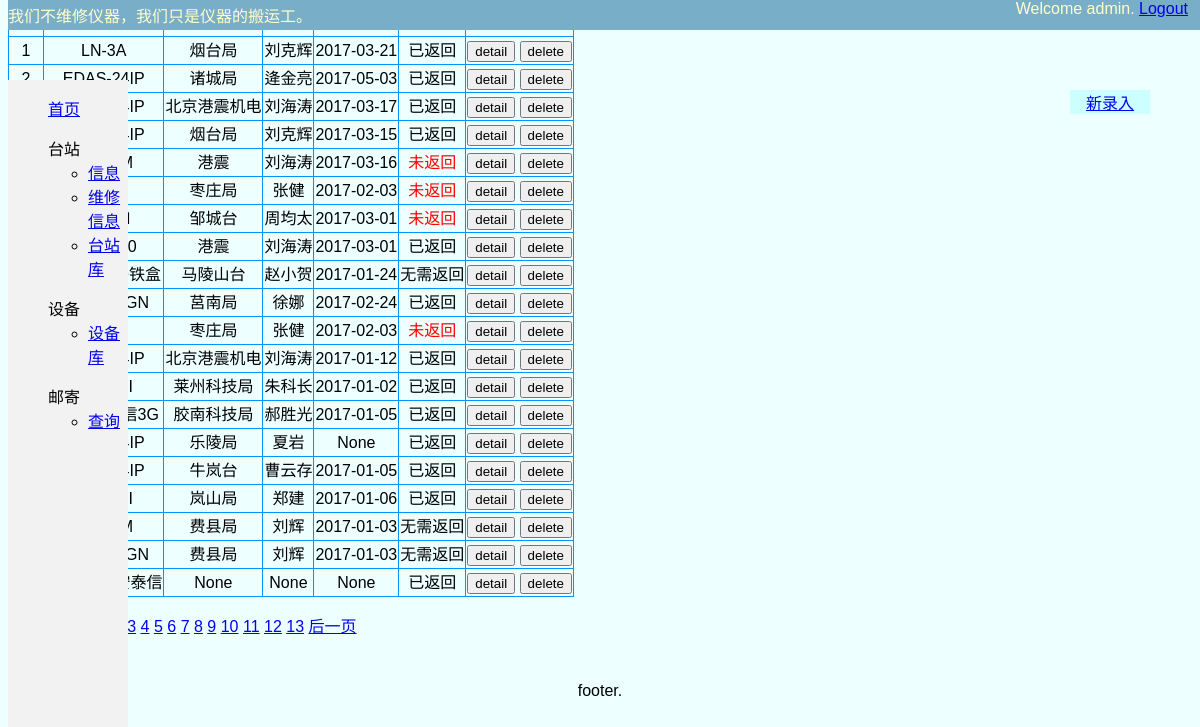
The app's page /manager/deleveryIndex/ (signed in) with its own data.
### manager/models.py (models this page shows, shortened)
class equip_delivery_record(models.Model):
    send_equip_type = models.ForeignKey('equip_type',null=True,blank=True,on_delete=models.CASCADE,related_name="寄出设备类型",verbose_name="寄出设备类型")
    serial_num = models.CharField(max_length=64,blank=True,verbose_name="序列号")
    number = models.IntegerField(default=1,null=True,blank=True,verbose_name="寄出数量")
    send_date = models.DateField(null=True,blank=True,verbose_name="发件时间")
    sender = models.CharField(max_length=32,choices=SENDER_CHOICES,blank=True,verbose_name="发件人")
    receiver_unit = models.CharField(max_length=32,blank=True,verbose_name="收件单位")
    receiver = models.CharField(max_length=32,blank=True,verbose_name="收件人")
    back_status = models.CharField(max_length=32,choices=BACK_STATUS,default='未返回',blank=True,verbose_name="返回状态")
    back_equip_type = models.ForeignKey('equip_type',null=True,blank=True,on_delete=models.CASCADE,related_name="寄回设备类型",verbose_name="寄回设备类型")
    back_serial_num = models.CharField(max_length=64,blank=True,verbose_name="寄回序列号")
    back_unit = models.CharField(max_length=32,blank=True,verbose_name="寄回单位")
    back_sender = models.CharField(max_length=32,blank=True,verbose_name="寄回人")
    back_receiver = models.CharField(max_length=32,choices=SENDER_CHOICES,blank=True,verbose_name="寄回接收人")
    back_date = models.DateField(null=True,blank=True,verbose_name="寄回日期")
    charge = models.FloatField(null=True,blank=True,verbose_name="维修收费")
    note = models.TextField(max_length=256,blank=True)
    class Meta:
        verbose_name = '设备寄出记录'
        verbose_name_plural = '设备寄出记录'

class equip_type(models.Model):
    model = models.CharField(max_length=32,blank=True)
    name = models.CharField(max_length=32,blank=True)
    manufacture = models.ForeignKey('equip_manu',on_delete=models.CASCADE,null=True,blank=True)
    note = models.TextField(max_length=256,default='',blank=True)
    class Meta:
        verbose_name = '设备类型'
        verbose_name_plural = '设备类型'
        ordering = ["model"]
    def __str__(self):
        return self.model

### manager/views.py (the view)
# urls.py: path(r'deleveryIndex/', views.DeleveryIndexView.as_view(), name='deleveryIndex'),
@method_decorator(login_required(login_url=('/manager/login')), name='dispatch')
class DeleveryIndexView(generic.ListView):
    model = equip_delivery_record
    context_object_name = 'delevery_list'
    template_name = 'manager/indexDelevery.html'
    paginate_by = 20
    ordering = '-send_date'
    district = 0
    mean = 0
    def get_context_data(self, **kwargs):
        context = super().get_context_data(**kwargs)
        context['districts'] = district.objects.all()
        context['measure_means'] = measure_means.objects.all()
        return context
    def get_queryset(self):
        filter_dict = self.request.GET.dict()
        print('filter:'+str(filter_dict))
        if 'csrfmiddlewaretoken' in filter_dict.keys():
            filter_dict.pop('csrfmiddlewaretoken')
        if 'page' in filter_dict.keys():
            filter_dict.pop('page')
        if 'search_word' in filter_dict.keys():
            search_word = filter_dict['search_word']
            filter_dict.pop('search_word')
            queryset = self.model.objects.filter(**filter_dict).filter(Q(receiver_unit__icontains=search_word))
        else:
            queryset = self.model.objects.filter(**filter_dict)
        return queryset

### manager/templates/manager/indexDelevery.html (shortened to what this page needs)
{% extends './base.html' %}
{% block floatBtn %}
<a href="javascript:;" onclick="newRecord('deleveryIndex')">新录入</a>
{% endblock %}
{% block main %}
<div>
<table id="dataTable">
    <thead>
    <tr>
    <th>序号</th><th>型号</th><th>接收单位</th><th>接收人</th><th>寄出日期</th><th>返回状态</th>
    </tr>
    <tbody>
    {% for record in delevery_list %}
    <tr>
    <td>{{ forloop.counter }}</td>
    <td>{{ record.send_equip_type }}</td>
    <td>{{ record.receiver_unit }}</td>
    <td>{{ record.receiver }}</td>
    <td>{{ record.send_date }}</td>
    <td class="backStatus">{{ record.back_status }}</td>
    <td><button onclick="edit({{ record.id }})">detail</button>
    <button onclick="deleteUnit({{ record.id }})" >delete</button></td>
    </tr>
    {% endfor %}
    </tbody>
</table>
</div>
{% include './paginator.html' %}
<a href="javascript:history.go(-1);">返回上一页</a>
{% endblock %}

### manager/templates/manager/base.html (shortened to what this page needs)
{% load static %}
<!DOCTYPE html>
<html lang="en">
<head>
    <link rel="stylesheet" type="text/css" href="{% static 'manager/my.css' %}" />
</head>
<body>
<header>
<div id="slogen">我们不维修仪器，我们只是仪器的搬运工。</div>
<div id="loginMenu">
{% if user.is_authenticated %}
<span>Welcome {{ user }}.</span>
<a href="{% url 'manager:logout' %}">Logout</a>
{% else %}
<a href="{% url 'manager:login' %}">Login</a>
{% endif %}
</div>
</header>
{% block body %}
{% if user.is_authenticated %}
<nav>
<div><ul>
       <label><a href="{% url 'manager:home' %}">首页</a></label>
</ul></div>
<div><ul>
        <label>台站</label>
        <ul>
            <li><a href="{% url 'manager:equipStatusIndex' %}">信息</a></li>
            <li><a href="{% url 'manager:equipMaintainIndex' %}">维修信息</a></li>
            <li><a href="{% url 'manager:stationIndex' %}">台站库</a></li>
        </ul>
</ul></div>
<div><ul>
        <label>设备</label>
        <ul>
             <li><a href="{% url 'manager:deviceIndex' %}">设备库</a></li>
        </ul>
</ul></div>
<div><ul>
        <label>邮寄</label>
        <ul>
             <li><a href="{% url 'manager:deleveryIndex' %}">查询</a></li>
        </ul>
</ul></div>
</nav>
{% endif %}
<div class="floatBtn">
{% block floatBtn %}{% endblock %}
</div>
<div class="main">
{% block main %}{% endblock %}
</div>
{% endblock %}
<footer>
footer.
</footer>
</body>
</html>

### manager/static/manager/my.css (style rules this page uses)
body { font-family: sans-serif; background-color: #EEFFFF; }
header { display: inline; width: 100%; height:30px; position:fixed; top:0; z-index:1; opacity:1; color: #ffc; background: #79aec8; }
#slogen { text-align: center; float: left; margin-top: 3px; }
#loginMenu { float: right; padding-right: 20px; }
nav { top:10%; width:120px; height: 100%; margin-left: 0; background-color:#f2f2f2; overflow: hidden; float: left; position:fixed; overflow-y: scroll; }
.floatBtn { position: fixed; width: 80px; top: 90px; right: 50px; background: #CCFFFF; text-align: center; }
.main { display: flex; flex-wrap: wrap; flex-direction: column; }
footer { clear:both; text-align:center; padding: 5px; }
table,table tr th, table tr td { border:1px solid #0094ff; }
table { min-height: 25px; line-height: 25px; text-align: center; border-collapse: collapse; padding:2px; }

### records on screen
equip_delivery_record: send_equip_type "LN-3A", receiver_unit "烟台局", receiver "刘克辉", send_date "2017-03-21", back_status "已返回"
equip_delivery_record: send_equip_type "EDAS-24IP", receiver_unit "诸城局", receiver "逄金亮", send_date "2017-05-03", back_status "已返回"
equip_delivery_record: receiver_unit "北京港震机电", receiver "刘海涛", send_date "2017-03-17", back_status "已返回"
equip_delivery_record: receiver_unit "烟台局", receiver "刘克辉", send_date "2017-03-15", back_status "已返回"
equip_delivery_record: receiver_unit "港震", receiver "刘海涛", send_date "2017-03-16", back_status "未返回"
equip_delivery_record: receiver_unit "枣庄局", receiver "张健", send_date "2017-02-03", back_status "未返回"
equip_delivery_record: receiver_unit "邹城台", receiver "周均太", send_date "2017-03-01", back_status "未返回"
equip_delivery_record: receiver_unit "港震", receiver "刘海涛", send_date "2017-03-01", back_status "已返回"
equip_delivery_record: receiver_unit "马陵山台", receiver "赵小贺", send_date "2017-01-24", back_status "无需返回"
equip_delivery_record: receiver_unit "莒南局", receiver "徐娜", send_date "2017-02-24", back_status "已返回"
equip_delivery_record: receiver_unit "枣庄局", receiver "张健", send_date "2017-02-03", back_status "未返回"
equip_delivery_record: receiver_unit "北京港震机电", receiver "刘海涛", send_date "2017-01-12", back_status "已返回"
equip_delivery_record: receiver_unit "莱州科技局", receiver "朱科长", send_date "2017-01-02", back_status "已返回"
equip_delivery_record: receiver_unit "胶南科技局", receiver "郝胜光", send_date "2017-01-05", back_status "已返回"
equip_delivery_record: receiver_unit "乐陵局", receiver "夏岩", send_date "None", back_status "已返回"
equip_delivery_record: receiver_unit "牛岚台", receiver "曹云存", send_date "2017-01-05", back_status "已返回"
equip_delivery_record: receiver_unit "岚山局", receiver "郑建", send_date "2017-01-06", back_status "已返回"
equip_delivery_record: receiver_unit "费县局", receiver "刘辉", send_date "2017-01-03", back_status "无需返回"
equip_delivery_record: receiver_unit "费县局", receiver "刘辉", send_date "2017-01-03", back_status "无需返回"
equip_delivery_record: receiver_unit "None", receiver "None", send_date "None", back_status "已返回"

### other values on screen
{{ user }} "admin"
{{ p }} "3" "4" "5" "6" "7" "8" "9" "10" "11" "12" "13"
